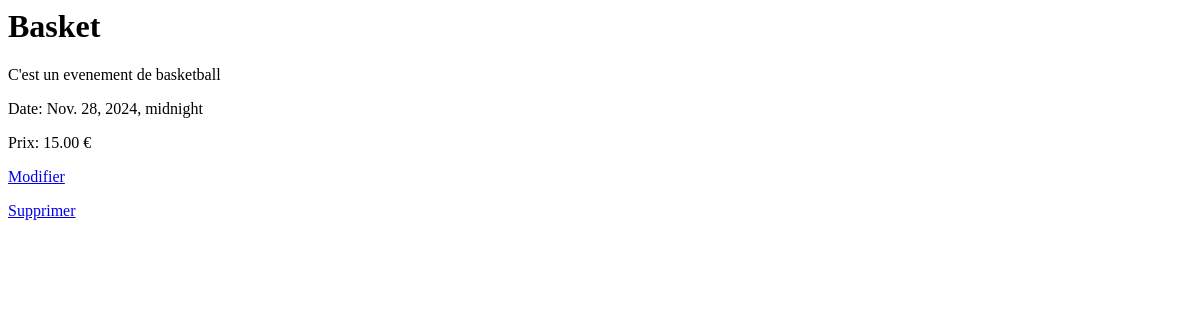
/events/1/ (signed in), run on an earlier commit of the app's database.
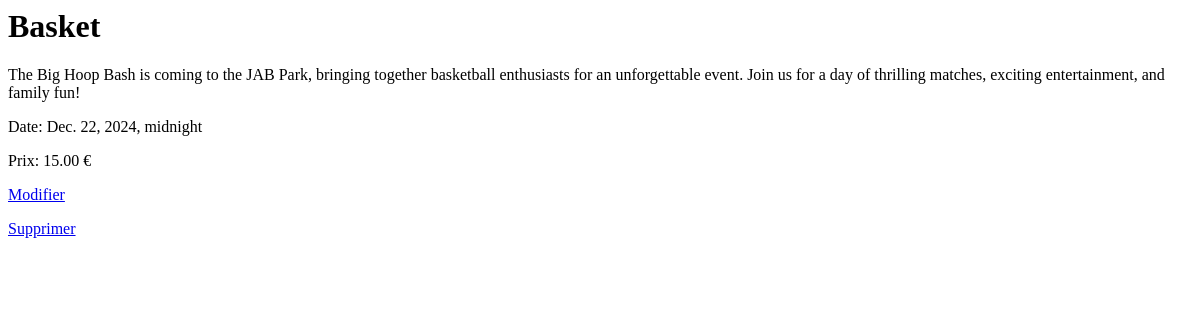
And on a later commit of the database.
### Event/models.py (models this page shows, shortened)
class Event(models.Model):
    nom_event = models.CharField(max_length=100)
    image_url = models.URLField()
    description_event = models.TextField()
    date_event = models.DateTimeField()
    prix = models.DecimalField(max_digits=10, decimal_places=2, default=0)
    nombre_places_disponibles = models.IntegerField(default=0)
    latitude = models.DecimalField(max_digits=9, decimal_places=6, null=True, blank=True)
    longitude = models.DecimalField(max_digits=9, decimal_places=6, null=True, blank=True)

### Event/views.py (the view)
# urls.py: path('<int:id>/', views.event_detail, name='event_detail'),
@login_required
def event_detail(request, id):
    event = get_object_or_404(Event, id=id)  # Retrieve the article with the specified ID
    return render(request, 'event/event_detail.html', {'event': event})

### Templates/Event/event_detail.html
{% block content %}
  <h1>{{ event.nom_event }}</h1>
  <p>{{ event.description_event }}</p>
  <p>Date: {{ event.date_event }}</p>
  <p>Prix: {{ event.prix }} €</p>
  <p><a href="{% url 'event_update' event.id %}">Modifier</a></p>
  <p><a href="{% url 'event_delete' event.id %}">Supprimer</a></p>
{% endblock %}

What changed in the data, as far as the page shows it:
changed Event "Basket": description_event "C'est un evenement de basketball" → "The Big Hoop Bash is coming to the JAB Park, bringing together basketball enthusiasts for an unforgettable event. Join us for a day of thrilling matches, exciting entertainment, and family fun!"; date_event "Nov. 28, 2024, midnight" → "Dec. 22, 2024, midnight"
